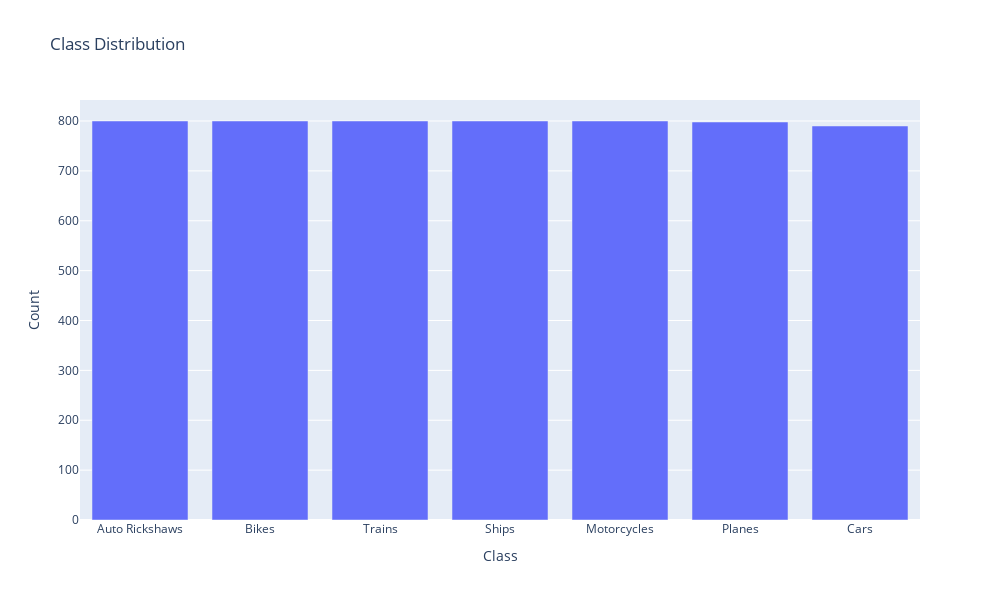

Write notebook code for a chart like this one.
### Code cell
label_counts = df['label'].value_counts().sort_values(ascending=False)
fig = px.bar(x=label_counts.index, y=label_counts.values, 
             title='Class Distribution',
             labels={'x': 'Class', 'y': 'Count'})
fig.update_layout(width=1000, height=600)
fig.show()

### Figure 1 — Plotly figure (JSON) as saved in the notebook; plotly's stock layout.template omitted (floating-point values rounded to 4 significant figures)
{"data": [{"hovertemplate": "Class=%{x}<br>Count=%{y}<extra></extra>", "legendgroup": "", "marker": {"color": "#636efa", "pattern": {"shape": ""}}, "name": "", "orientation": "v", "showlegend": false, "textposition": "auto", "type": "bar", "x": ["Auto Rickshaws", "Bikes", "Trains", "Ships", "Motorcycles", "Planes", "Cars"], "xaxis": "x", "y": [800, 800, 800, 800, 800, 798, 790], "yaxis": "y"}], "layout": {"barmode": "relative", "height": 600, "legend": {"tracegroupgap": 0}, "title": {"text": "Class Distribution"}, "width": 1000, "xaxis": {"anchor": "y", "domain": [0, 1], "title": {"text": "Class"}}, "yaxis": {"anchor": "x", "domain": [0, 1], "title": {"text": "Count"}}}}
